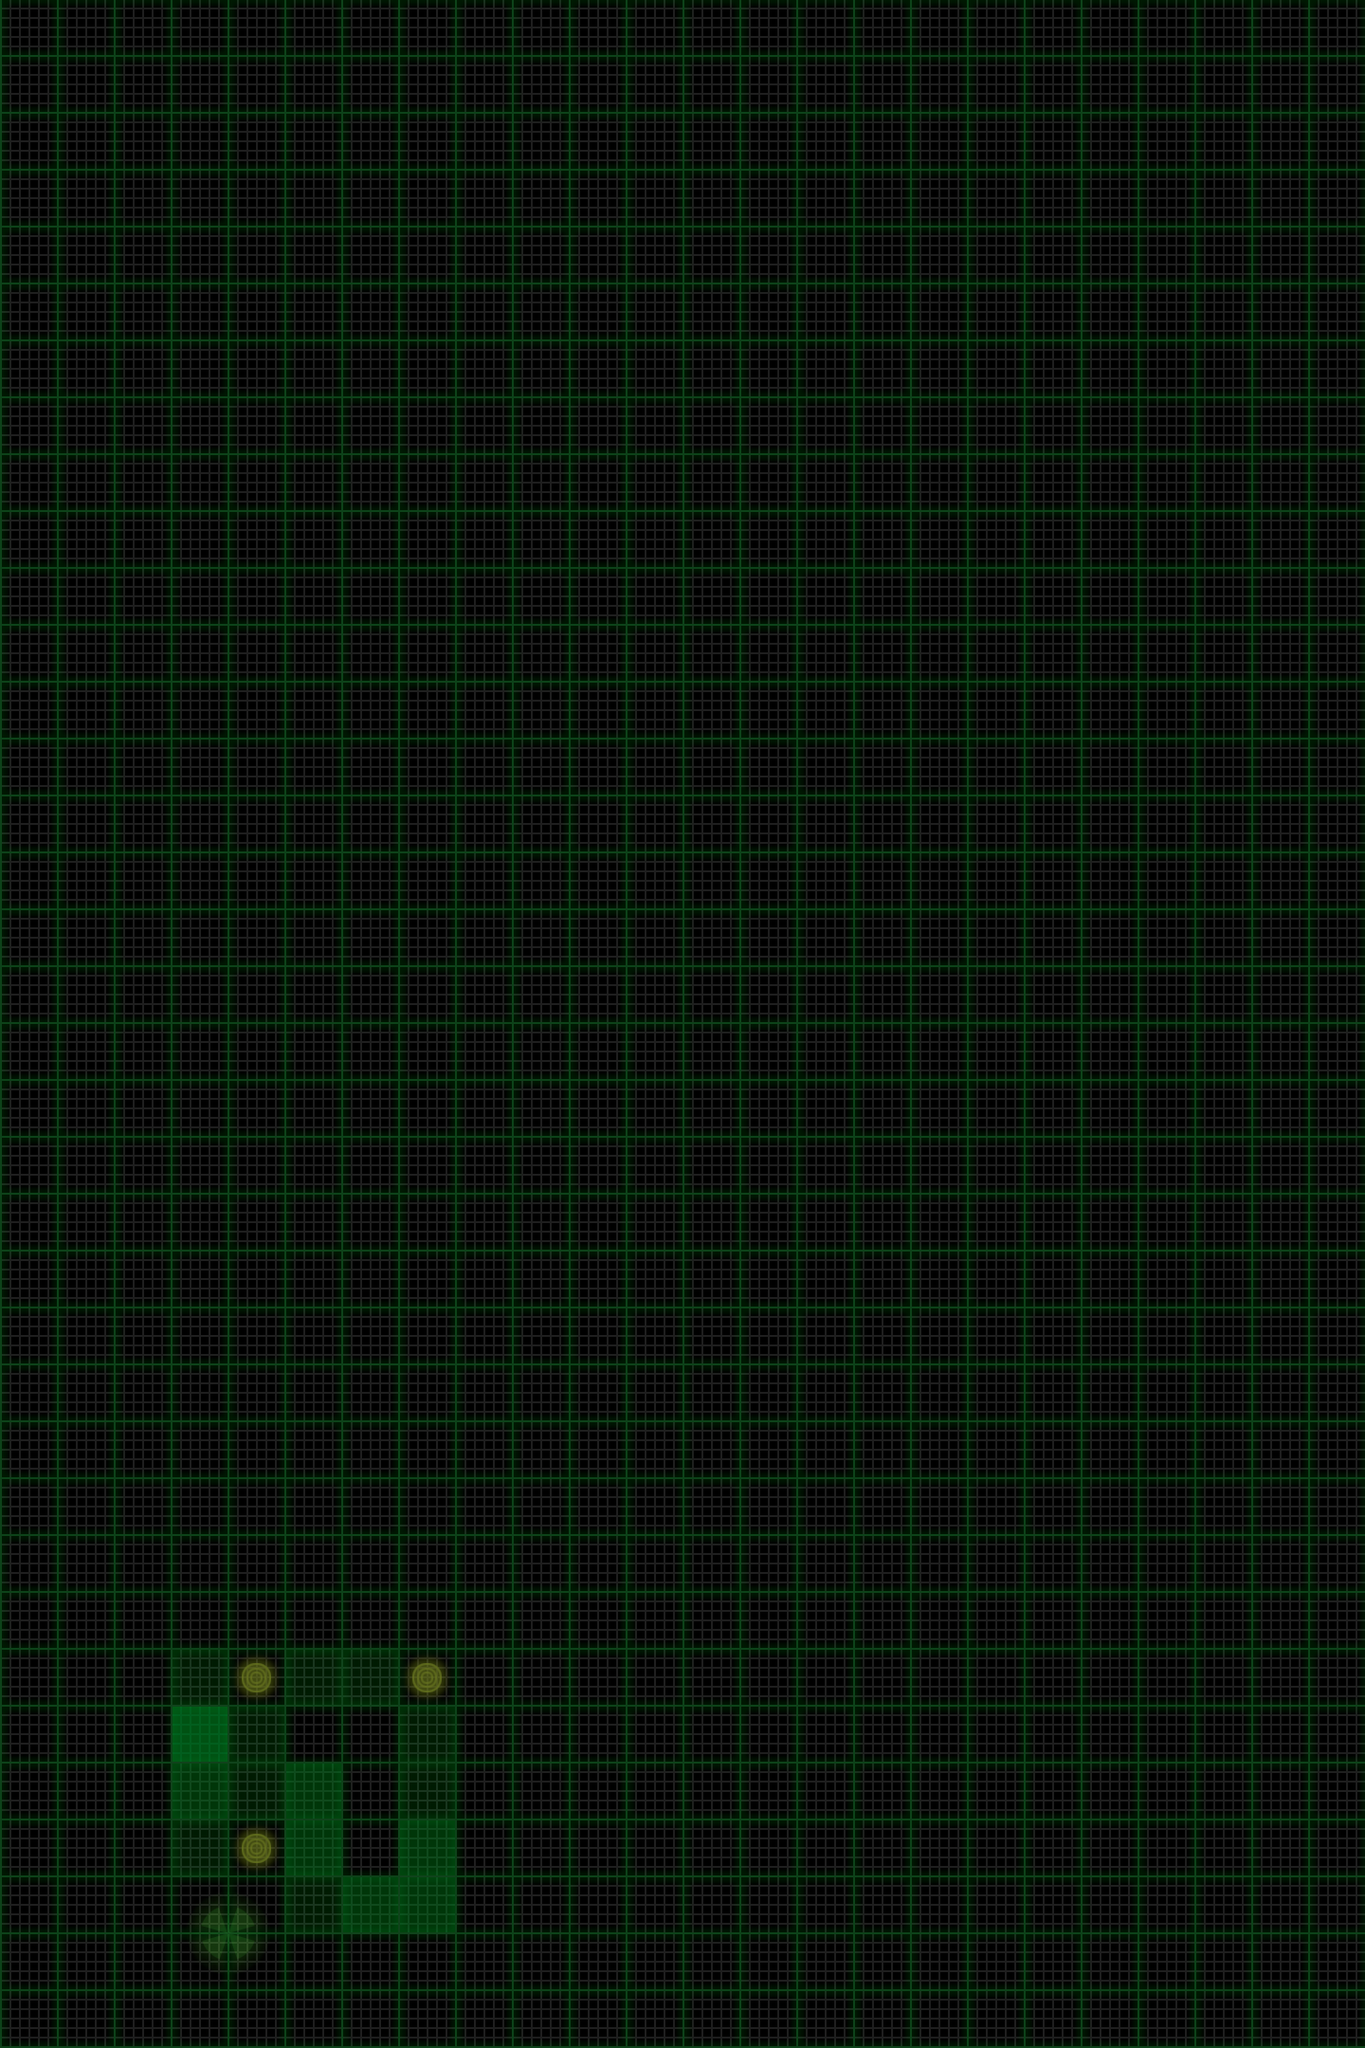

This game map was drawn from its Tiled (.tmx) file and the tilesets committed beside it. A one-line description and the trimmed map source follow:
An orthogonal 24x36 tile map with 60x60 px tiles, 4 tile layers (map, terrain, items, sand), 2 tilesets and 1 object (startSite).

<map version="1.0" orientation="orthogonal" width="24" height="36" tilewidth="60" tileheight="60">
 <tileset firstgid="1" name="map" tilewidth="60" tileheight="60">
  <image source="map.png" />
  <tile id="0">
   <properties>
    <property name="mapID" value="empty" />
   </properties>
  </tile>
  <tile id="1">
   <properties>
    <property name="mapID" value="down-1" />
   </properties>
  </tile>
  <tile id="2">
   <properties>
    <property name="mapID" value="down-2" />
   </properties>
  </tile>
  <tile id="3">
   <properties>
    <property name="mapID" value="down-3" />
   </properties>
  </tile>
  <tile id="4">
   <properties>
    <property name="mapID" value="down-4" />
   </properties>
  </tile>
  <tile id="5">
   <properties>
    <property name="mapID" value="down-5" />
   </properties>
  </tile>
  <tile id="6">
   <properties>
    <property name="mapID" value="up-1" />
   </properties>
  </tile>
  <tile id="7">
   <properties>
    <property name="mapID" value="up-2" />
   </properties>
  </tile>
  <tile id="8">
   <properties>
    <property name="mapID" value="up-3" />
   </properties>
  </tile>
  <tile id="9">
   <properties>
    <property name="mapID" value="up-4" />
   </properties>
  </tile>
  <tile id="10">
   <properties>
    <property name="mapID" value="up-5" />
   </properties>
  </tile>
 </tileset>
 <tileset firstgid="17" name="items" tilewidth="60" tileheight="60">
  <image source="items.png" />
  <tile id="0">
   <properties>
    <property name="itemID" value="station" />
   </properties>
  </tile>
  <tile id="1">
   <properties>
    <property name="itemID" value="sensorSite" />
   </properties>
  </tile>
  <tile id="8">
   <properties>
    <property name="itemID" value="station" />
   </properties>
  </tile>
  <tile id="9">
   <properties>
    <property name="itemID" value="sensor" />
   </properties>
  </tile>
  <tile id="16">
   <properties>
    <property name="itemID" value="station" />
   </properties>
  </tile>
  <tile id="17">
   <properties>
    <property name="itemID" value="sample" />
   </properties>
  </tile>
  <tile id="24">
   <properties>
    <property name="itemID" value="station" />
   </properties>
  </tile>
 </tileset>
 <layer name="map" width="24" height="36">
  <data>[864 cells, 864 non-empty, 1 distinct tile ids]</data>
 </layer>
 <layer name="terrain" width="24" height="36">
  <data>[864 cells, 16 non-empty, 3 distinct tile ids]</data>
 </layer>
 <layer name="items" width="24" height="36">
  <data>[864 cells, 7 non-empty, 5 distinct tile ids]</data>
 </layer>
 <layer name="sand" width="24" height="36">
  <data>[864 cells, 0 non-empty, 0 distinct tile ids]</data>
 </layer>
 <objectgroup name="objects" width="24" height="36">
  <object name="startSite" x="210" y="2010">
   <properties>
    <property name="bearing" value="north" />
    <property name="energy" value="18" />
    <property name="expectedCodeScore" value="18" />
    <property name="sampleSites" value="0" />
    <property name="sensorSites" value="3" />
    <property name="zoom" value="out" />
   </properties>
  </object>
 </objectgroup>
</map>
